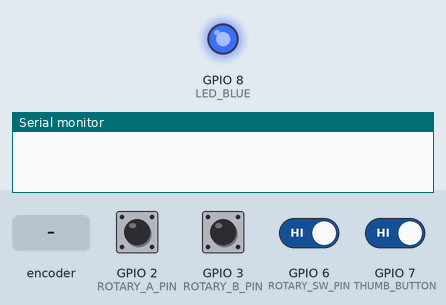
This sketch was run on a simulated ESP32-S3. On the bench: output pins drawn as LEDs (lit = HIGH), the last lines printed to the serial monitor. The inputs (shaded band) are chosen by the test bench; at power-on: GPIO 2 (ROTARY_A_PIN), GPIO 3 (ROTARY_B_PIN), GPIO 6 (ROTARY_SW_PIN), GPIO 7 (THUMB_BUTTON) HIGH.

Above: at 5.8 s.
5.9 s: rotary encoder on GPIO 2 (ROTARY_A_PIN) / GPIO 3 (ROTARY_B_PIN) turned 3 steps (first pin leading)
At 6.15 s:
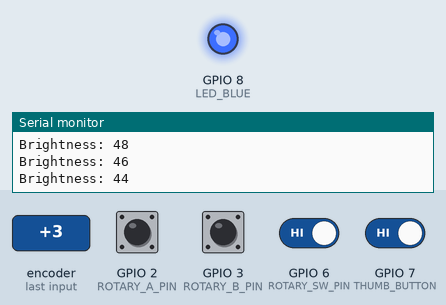
8.0 s: GPIO 6 (ROTARY_SW_PIN) driven LOW and GPIO 7 (THUMB_BUTTON) driven LOW
At 9.0 s:
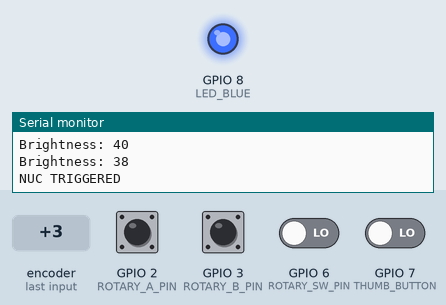
9.5 s: rotary encoder on GPIO 2 (ROTARY_A_PIN) / GPIO 3 (ROTARY_B_PIN) turned 1 step (first pin leading)
At 9.9 s:
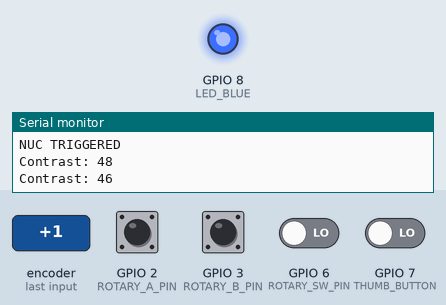
Timing chart, 0 to 12.5 s (numbered marks = the images above; inputs shaded):
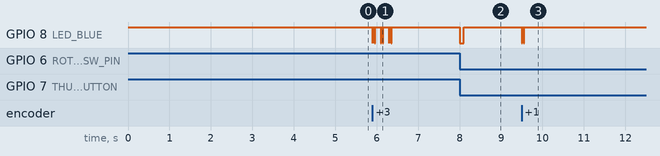

The sketch:

PVS_Gremlin_V2_FS256.ino
```cpp
#include <Arduino.h>

#define ROTARY_A_PIN   2
#define ROTARY_B_PIN   3
#define ROTARY_SW_PIN  6
#define THUMB_BUTTON   7
#define LED_BLUE       8

#define RX_PIN         20
#define TX_PIN         21

#define VALUE_MIN 0
#define VALUE_MAX 100

// =========================
// Globale Variablen
// =========================

int brightness = 50;
int contrast   = 50;
int palette    = 0;

int lastA = HIGH;

// =========================
// UART Sendefunktion
// =========================

void sendFSCommand(uint8_t classAddr, uint8_t subAddr, uint8_t flag, uint8_t *data, uint8_t len)
{
  uint8_t size = len + 4;
  uint8_t chk  = 0x36 + classAddr + subAddr + flag;

  for (int i = 0; i < len; i++)
    chk += data[i];

  chk &= 0xFF;

  Serial1.write(0xF0);
  Serial1.write(size);
  Serial1.write(0x36);
  Serial1.write(classAddr);
  Serial1.write(subAddr);
  Serial1.write(flag);

  for (int i = 0; i < len; i++)
    Serial1.write(data[i]);

  Serial1.write(chk);
  Serial1.write(0xFF);
}

// =========================
// Kamera Funktionen
// =========================

void camSetBrightness(int value)
{
  uint8_t data[1] = { (uint8_t)value };
  sendFSCommand(0x78, 0x02, 0x00, data, 1);
}

void camSetContrast(int value)
{
  uint8_t data[1] = { (uint8_t)value };
  sendFSCommand(0x78, 0x03, 0x00, data, 1);
}

void camSetPalette(int value)
{
  uint8_t data[1] = { (uint8_t)value };
  sendFSCommand(0x78, 0x20, 0x00, data, 1);
}

void camSetAGCOff()
{
  uint8_t data[1] = { 0x00 };
  sendFSCommand(0x78, 0x0A, 0x00, data, 1);
}

void camNUC()
{
  uint8_t data[1] = { 0x00 };
  sendFSCommand(0x7C, 0x02, 0x00, data, 1);
}

// =========================
// Setup
// =========================

void setup()
{
  Serial.begin(115200);
  Serial1.begin(115200, SERIAL_8N1, RX_PIN, TX_PIN);

  pinMode(ROTARY_A_PIN, INPUT_PULLUP);
  pinMode(ROTARY_B_PIN, INPUT_PULLUP);
  pinMode(ROTARY_SW_PIN, INPUT_PULLUP);
  pinMode(THUMB_BUTTON, INPUT_PULLUP);
  pinMode(LED_BLUE, OUTPUT);

  digitalWrite(LED_BLUE, HIGH);

  lastA = digitalRead(ROTARY_A_PIN);

  delay(4000);  // Kamera Bootzeit

  camSetAGCOff();
  delay(200);

  camSetBrightness(brightness);
  delay(200);

  camSetContrast(contrast);
  delay(200);

  camSetPalette(palette);
}

// =========================
// Loop
// =========================

void loop()
{
  int currentA = digitalRead(ROTARY_A_PIN);

  if (currentA != lastA)
  {
    bool clockwise = (digitalRead(ROTARY_B_PIN) == currentA);

    bool thumbPressed   = (digitalRead(THUMB_BUTTON) == LOW);
    bool encoderPressed = (digitalRead(ROTARY_SW_PIN) == LOW);

    // ===== KONTRAST =====
    if (encoderPressed)
    {
      if (clockwise)
        contrast += 2;
      else
        contrast -= 2;

      contrast = constrain(contrast, VALUE_MIN, VALUE_MAX);
      camSetContrast(contrast);

      Serial.print("Contrast: ");
      Serial.println(contrast);
    }

    // ===== PALETTE =====
    else if (thumbPressed)
    {
      if (clockwise)
        palette++;
      else
        palette--;

      if (palette > 13) palette = 0;
      if (palette < 0)  palette = 13;

      camSetPalette(palette);

      Serial.print("Palette: ");
      Serial.println(palette);
    }

    // ===== HELLIGKEIT =====
    else
    {
      if (clockwise)
        brightness += 2;
      else
        brightness -= 2;

      brightness = constrain(brightness, VALUE_MIN, VALUE_MAX);
      camSetBrightness(brightness);

      Serial.print("Brightness: ");
      Serial.println(brightness);
    }

    digitalWrite(LED_BLUE, LOW);
    delay(10);
    digitalWrite(LED_BLUE, HIGH);
  }

  lastA = currentA;

  // ===== NUC nur bei Encoder + Thumb =====
  static bool lastNUCState = false;

  bool encoderPressed = (digitalRead(ROTARY_SW_PIN) == LOW);
  bool thumbPressed   = (digitalRead(THUMB_BUTTON) == LOW);

  bool nucNow = encoderPressed && thumbPressed;

  if (nucNow && !lastNUCState)
  {
    camNUC();
    Serial.println("NUC TRIGGERED");

    digitalWrite(LED_BLUE, LOW);
    delay(100);
    digitalWrite(LED_BLUE, HIGH);
  }

  lastNUCState = nucNow;
}
```

Measured:
- after the input at 5.9 s, GPIO 8 (LED_BLUE): HIGH → LOW at once, then repeats every 0.20 s: HIGH 0.04 s, LOW 0.01 s, HIGH 0.14 s, LOW 0.01 s, until it stays HIGH from 6.4 s
- after the input at 8.0 s, GPIO 8 (LED_BLUE): HIGH → LOW at once, → HIGH 0.10 s later
- after the input at 9.5 s, GPIO 8 (LED_BLUE): alternates HIGH for 0.04 s and LOW for 0.01 s, 4 changes in all, then stays HIGH, starting at once
